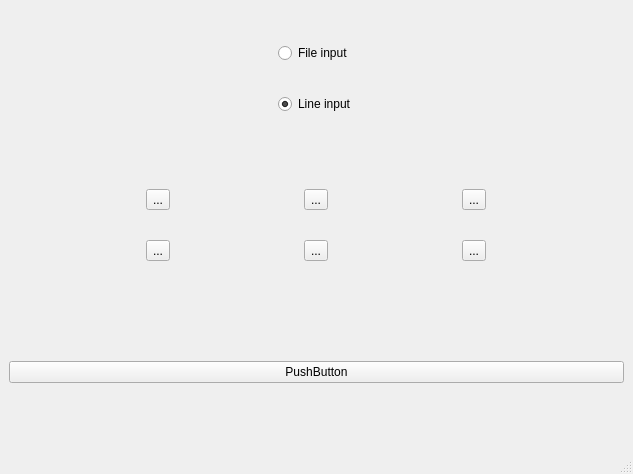
<?xml version="1.0" encoding="UTF-8"?>
<ui version="4.0">
 <class>ViMainWindow</class>
 <widget class="QMainWindow" name="ViMainWindow">
  <property name="geometry">
   <rect>
    <x>0</x>
    <y>0</y>
    <width>633</width>
    <height>474</height>
   </rect>
  </property>
  <property name="windowTitle">
   <string>Visore</string>
  </property>
  <widget class="QWidget" name="centralwidget">
   <layout class="QGridLayout" name="gridLayout">
    <item row="0" column="5">
     <widget class="QWidget" name="widget" native="true">
      <layout class="QGridLayout" name="gridLayout_2">
       <item row="0" column="1">
        <widget class="QRadioButton" name="fileInput">
         <property name="text">
          <string>File input</string>
         </property>
        </widget>
       </item>
       <item row="1" column="1">
        <widget class="QRadioButton" name="lineInput">
         <property name="text">
          <string>Line input</string>
         </property>
         <property name="checked">
          <bool>true</bool>
         </property>
        </widget>
       </item>
       <item row="0" column="0">
        <spacer name="horizontalSpacer">
         <property name="orientation">
          <enum>Qt::Horizontal</enum>
         </property>
         <property name="sizeHint" stdset="0">
          <size>
           <width>40</width>
           <height>20</height>
          </size>
         </property>
        </spacer>
       </item>
       <item row="0" column="2">
        <spacer name="horizontalSpacer_2">
         <property name="orientation">
          <enum>Qt::Horizontal</enum>
         </property>
         <property name="sizeHint" stdset="0">
          <size>
           <width>40</width>
           <height>20</height>
          </size>
         </property>
        </spacer>
       </item>
      </layout>
     </widget>
    </item>
    <item row="1" column="5">
     <widget class="QWidget" name="widget_2" native="true">
      <layout class="QGridLayout" name="gridLayout_3">
       <item row="0" column="0">
        <widget class="QToolButton" name="resetButton">
         <property name="text">
          <string>...</string>
         </property>
         <property name="icon">
          <iconset resource="../resources/viresources.qrc">
           <normaloff>:/vimainwindow/icons/resetnormal.png</normaloff>
           <selectedon>:/vimainwindow/icons/resetselected.png</selectedon>:/vimainwindow/icons/resetnormal.png</iconset>
         </property>
         <property name="iconSize">
          <size>
           <width>64</width>
           <height>64</height>
          </size>
         </property>
        </widget>
       </item>
       <item row="0" column="1">
        <widget class="QToolButton" name="recordButton">
         <property name="text">
          <string>...</string>
         </property>
         <property name="icon">
          <iconset resource="../resources/viresources.qrc">
           <normaloff>:/vimainwindow/icons/recordnormal.png</normaloff>
           <selectedon>:/vimainwindow/icons/recordselected.png</selectedon>:/vimainwindow/icons/recordnormal.png</iconset>
         </property>
         <property name="iconSize">
          <size>
           <width>64</width>
           <height>64</height>
          </size>
         </property>
        </widget>
       </item>
       <item row="0" column="2">
        <widget class="QToolButton" name="saveButton">
         <property name="text">
          <string>...</string>
         </property>
         <property name="icon">
          <iconset resource="../resources/viresources.qrc">
           <normaloff>:/vimainwindow/icons/savenormal.png</normaloff>
           <selectedon>:/vimainwindow/icons/saveselected.png</selectedon>:/vimainwindow/icons/savenormal.png</iconset>
         </property>
         <property name="iconSize">
          <size>
           <width>64</width>
           <height>64</height>
          </size>
         </property>
        </widget>
       </item>
       <item row="1" column="0">
        <widget class="QToolButton" name="playButton">
         <property name="text">
          <string>...</string>
         </property>
         <property name="icon">
          <iconset resource="../resources/viresources.qrc">
           <normaloff>:/vimainwindow/icons/playnormal.png</normaloff>
           <selectedon>:/vimainwindow/icons/playselected.png</selectedon>:/vimainwindow/icons/playnormal.png</iconset>
         </property>
         <property name="iconSize">
          <size>
           <width>64</width>
           <height>64</height>
          </size>
         </property>
        </widget>
       </item>
       <item row="1" column="1">
        <widget class="QToolButton" name="pauseButton">
         <property name="text">
          <string>...</string>
         </property>
         <property name="icon">
          <iconset resource="../resources/viresources.qrc">
           <normaloff>:/vimainwindow/icons/pausenormal.png</normaloff>
           <selectedon>:/vimainwindow/icons/pauseselected.png</selectedon>:/vimainwindow/icons/pausenormal.png</iconset>
         </property>
         <property name="iconSize">
          <size>
           <width>64</width>
           <height>64</height>
          </size>
         </property>
        </widget>
       </item>
       <item row="1" column="2">
        <widget class="QToolButton" name="stopButton">
         <property name="text">
          <string>...</string>
         </property>
         <property name="icon">
          <iconset resource="../resources/viresources.qrc">
           <normaloff>:/vimainwindow/icons/stopnormal.png</normaloff>
           <selectedon>:/vimainwindow/icons/stopselected.png</selectedon>:/vimainwindow/icons/stopnormal.png</iconset>
         </property>
         <property name="iconSize">
          <size>
           <width>64</width>
           <height>64</height>
          </size>
         </property>
        </widget>
       </item>
      </layout>
     </widget>
    </item>
    <item row="2" column="5">
     <widget class="QWidget" name="waveFormContainer" native="true">
      <property name="styleSheet">
       <string notr="true"/>
      </property>
      <layout class="QGridLayout" name="gridLayout_4">
       <property name="margin">
        <number>0</number>
       </property>
       <property name="spacing">
        <number>0</number>
       </property>
       <item row="0" column="0">
        <widget class="QPushButton" name="pushButton">
         <property name="text">
          <string>PushButton</string>
         </property>
        </widget>
       </item>
      </layout>
     </widget>
    </item>
   </layout>
  </widget>
  <widget class="QMenuBar" name="menubar">
   <property name="geometry">
    <rect>
     <x>0</x>
     <y>0</y>
     <width>633</width>
     <height>25</height>
    </rect>
   </property>
  </widget>
  <widget class="QStatusBar" name="statusbar"/>
 </widget>
 <resources>
  <include location="../resources/viresources.qrc"/>
 </resources>
 <connections/>
</ui>
